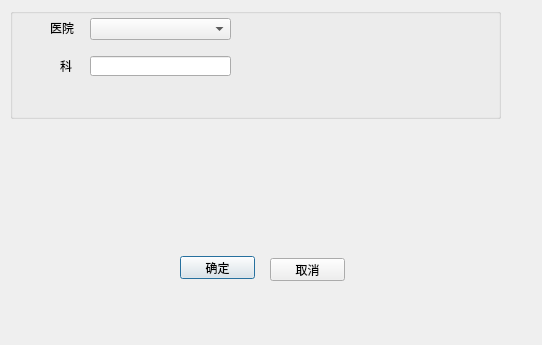
<?xml version="1.0" encoding="UTF-8"?>
<ui version="4.0">
 <class>EditSection</class>
 <widget class="QDialog" name="EditSection">
  <property name="geometry">
   <rect>
    <x>0</x>
    <y>0</y>
    <width>542</width>
    <height>345</height>
   </rect>
  </property>
  <property name="windowTitle">
   <string>编辑-科</string>
  </property>
  <widget class="QPushButton" name="btnOK">
   <property name="geometry">
    <rect>
     <x>180</x>
     <y>256</y>
     <width>75</width>
     <height>23</height>
    </rect>
   </property>
   <property name="text">
    <string>确定</string>
   </property>
  </widget>
  <widget class="QPushButton" name="btnCancel">
   <property name="geometry">
    <rect>
     <x>270</x>
     <y>258</y>
     <width>75</width>
     <height>23</height>
    </rect>
   </property>
   <property name="text">
    <string>取消</string>
   </property>
  </widget>
  <widget class="QGroupBox" name="groupBox">
   <property name="geometry">
    <rect>
     <x>10</x>
     <y>8</y>
     <width>491</width>
     <height>111</height>
    </rect>
   </property>
   <property name="title">
    <string/>
   </property>
   <widget class="QLineEdit" name="inputSection">
    <property name="geometry">
     <rect>
      <x>80</x>
      <y>48</y>
      <width>141</width>
      <height>20</height>
     </rect>
    </property>
   </widget>
   <widget class="QComboBox" name="inputHospital">
    <property name="geometry">
     <rect>
      <x>80</x>
      <y>10</y>
      <width>141</width>
      <height>22</height>
     </rect>
    </property>
   </widget>
   <widget class="QLabel" name="label_6">
    <property name="geometry">
     <rect>
      <x>40</x>
      <y>12</y>
      <width>31</width>
      <height>16</height>
     </rect>
    </property>
    <property name="text">
     <string>医院</string>
    </property>
   </widget>
   <widget class="QLabel" name="label_7">
    <property name="geometry">
     <rect>
      <x>50</x>
      <y>50</y>
      <width>21</width>
      <height>16</height>
     </rect>
    </property>
    <property name="text">
     <string>科</string>
    </property>
   </widget>
  </widget>
 </widget>
 <resources/>
 <connections/>
</ui>
